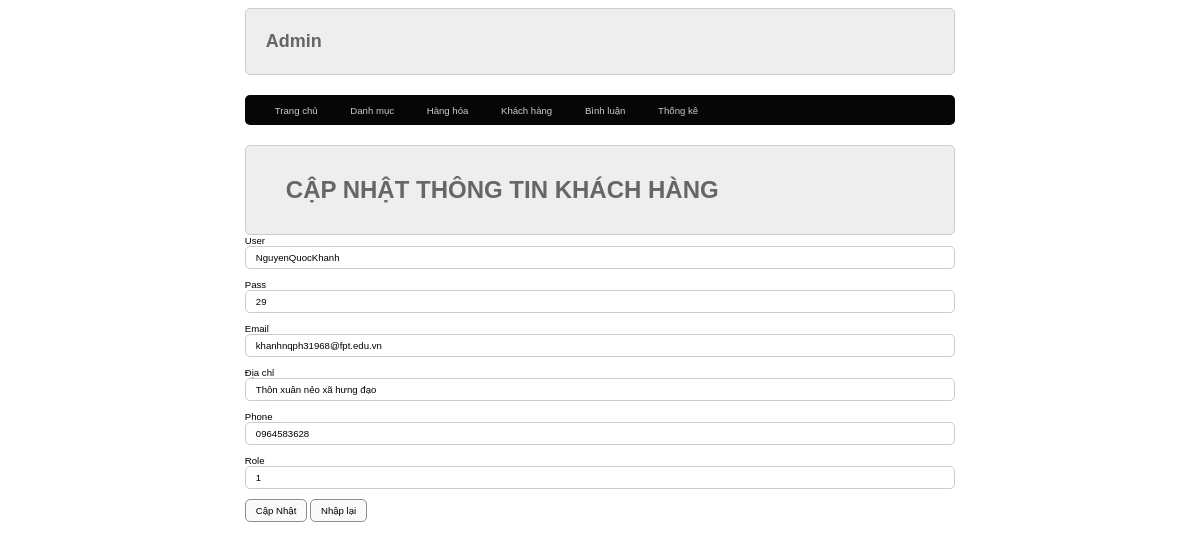
Page /admin/index.php?act=suatk&id=1 on the committed database.
### tables this page shows
CREATE TABLE `taikhoan` (
  `id` int(11) NOT NULL,
  `user` varchar(50) NOT NULL,
  `pass` varchar(50) NOT NULL,
  `email` varchar(255) NOT NULL,
  `address` varchar(255) DEFAULT NULL,
  `phone` varchar(20) DEFAULT NULL,
  `role` tinyint(4) NOT NULL DEFAULT 0
);

### model/pdo.php (called while the page is built, shortened)
<?php
function pdo_get_connection(){
    $servername = "localhost";
    $username = "root";
    $password = "";
    try {
        $conn = new PDO("mysql:host=$servername;dbname=duanmau", $username, $password);
        $conn->setAttribute(PDO::ATTR_ERRMODE, PDO::ERRMODE_EXCEPTION);
        return $conn;
    } catch(PDOException $e) {
        echo "Connection failed: " . $e->getMessage();
    }
}
function pdo_query_one($sql){
    $sql_args=array_slice(func_get_args(),1);
    try{
        $conn=pdo_get_connection();
        $stmt=$conn->prepare($sql);
        $stmt->execute($sql_args);
        $row=$stmt->fetch(PDO::FETCH_ASSOC);
        return $row;
    }
    catch(PDOException $e){
        throw $e;
    }
    finally{
        unset($conn);
    }
}
?>

### model/taikhoan.php (called while the page is built, shortened)
<?php
function loadone_taikhoan($id){
    $sql = "SELECT * FROM taikhoan WHERE id=".$id;
    $tk=pdo_query_one($sql);
    return $tk;
}
?>

### admin/taikhoan/update.php (the view, shortened to what this page needs)
<?php
if (is_array($tk)) {
    extract($tk);
}
?>
<div class="row">
            <div class="row header formtittle">
                <h1>CẬP NHẬT THÔNG TIN KHÁCH HÀNG</h1>
            </div>
            <form action="index.php?act=updatetk" method="post">
                    <div class="formdangky">
                        <div class="row mb10" >
                            <label for="">User</label>
                            <input type="text" name="user" value="<?=$user?>" id=""> <br>
                        </div>
                        <div class="row mb10" >
                            <label for="">Pass</label>
                            <input type="text" name="pass" value="<?=$pass?>" id=""><br>
                        </div>
                        <div class="row mb10" >
                            <label for="">Email</label>
                            <input type="email" name="email" value="<?=$email?>" id="">
                        </div>
                        <div class="row mb10" >
                            <label for="">Địa chỉ</label>
                            <input type="text" name="address" value="<?=$address?>" id=""><br>
                        </div>
                        <div class="row mb10" >
                            <label for="">Phone</label>
                            <input type="text" name="phone" value="<?=$phone?>" id="">
                        </div>
                        <div class="row mb10" >
                            <label for="">Role</label>
                            <input type="text" name="role" value="<?=$role?>" id="">
                        </div>
                        <div class="row mb10" >
                            <input type="submit" name="capnhat" value="Cập Nhật" id="">
                            <input type="reset" value="Nhập lại" id="">
                        </div>
                    </div>
                </form>
            </div>
        </div>

### css/style.css (style rules this page uses)
* { box-sizing: border-box; font-family: sans-serif; font-size: 0.8vw; }
.row { float: left; width: 100%; }
.mb10 { margin-bottom: 10px; }
.header { background-color: aquamarine; border: 1px #009900 solid; font-size: 1vw; color: blue; border-radius: 5px; }
.header h1 { margin: 20px; font-size: 2vw; }
.formdangky input[type="text"], .formdangky input[type="email"], .formdangky input[type="password"] { width: 100%; border: 1px #CCC solid; padding:5px 10px; border-radius: 5px; }
.formdangky input[type="submit"], .formdangky input[type="reset"] { border-radius: 5px; padding: 5px 10px; background-color: rgb(250, 250, 250); border: 1px rgb(145, 140, 140) solid; }
.formtittle { background-color: #EEE; color: #666; border-radius: 5px; border: 1px #CCC solid; padding: 10px 20px; }

### rows in the picture
taikhoan: user "NguyenQuocKhanh", pass "29", email "khanhnqph31968@fpt.edu.vn", address "Thôn xuân nẻo xã hưng đạo", phone "0964583628", role "1"
